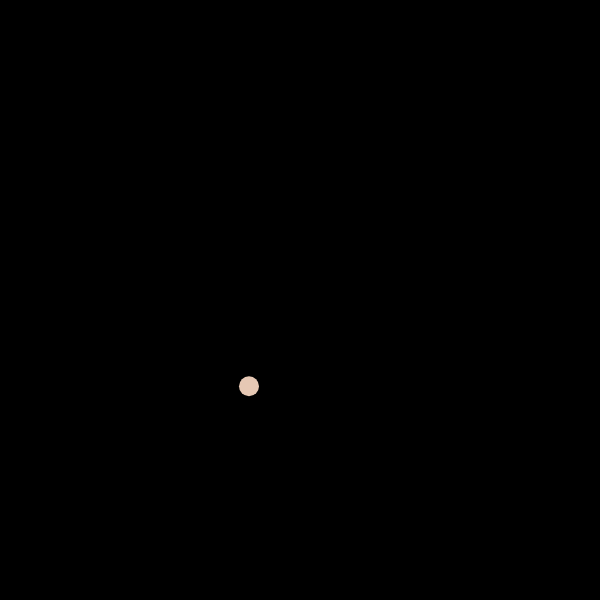
Frame 1 (no input)
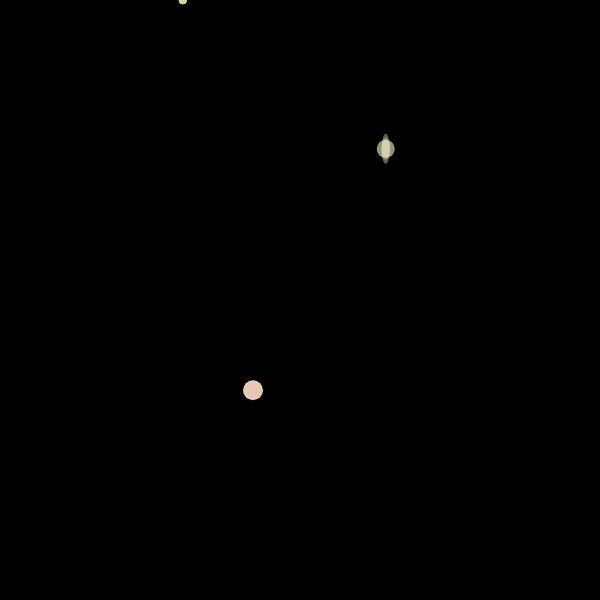
Frame 60 (no input)
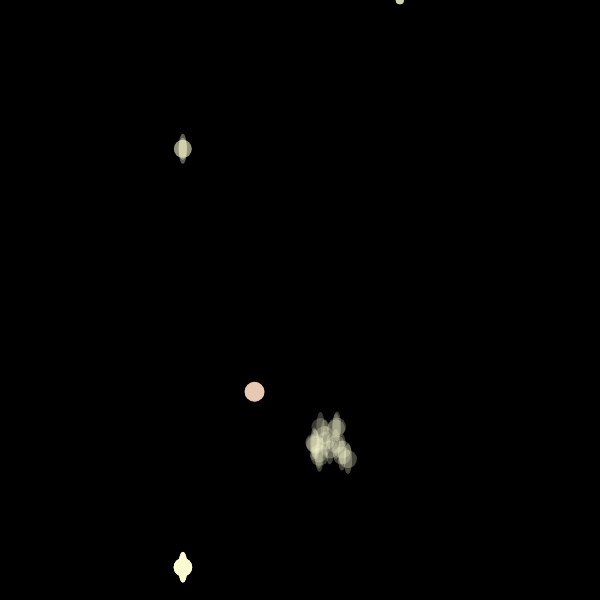
Frame 120 (the mouse pressed at the canvas centre since frame 60)

The p5.js sketch that drew these frames (run headless with seeded random() and noise() and a simulated clock; from frame 60 on, the mouse is pressed at the canvas centre):

// p5.js sketch
// ── sketch.js


let generators = [];

let particles = [];

let attractor;

let drops = [];

let frameInterval;

let flag = true;

let xoff = 1, yoff  =1;
let inc = 0.1;

function setup() {
  createCanvas(600, 600);

  for(let i = 0; i < 3; i++){
    generators.push(createVector(random(width/6, width/6 * 5), 0));
  }
  
  attractor = createVector(random(width/4, width/4 * 3), random(width/4, width/4 * 3));
  

  
  frameInterval = floor(random(180, 360));
  //console.log(frameInterval);
}

function draw() {
  background(0);
  
  //frameRate(30)
  
  xoff += inc;
  yoff += inc;
  
    strokeWeight(20);
  stroke(230, 200, 180);
  point(attractor.x + map(noise(xoff, yoff), 0, 1, -10, 10), attractor.y + map(noise(xoff, yoff), 0, 1, -10, 10));
  
  if(frameCount % frameInterval == 0){
    let randomIndex = floor(random(0, 3));
    generators[randomIndex] = createVector(random(width/6, width/6 * 5), 0);
  }
  
  if(frameCount % 30 == 0 && flag){
    
    let randomIndex = floor(random(0, 3));
    //console.log(randomIndex);
    particles.push(new Particle(generators[randomIndex].x, 0));
    
  }
  
  for(let i = 0; i < particles.length; i++){
    particles[i].update();
    particles[i].display();
    if(particles[i].checkContact() && flag){
      //flag = false
      let r = particles[i].explode();
      drops = concat(drops, r[1]);
      particles.splice(i, 1);
      i--;
    }
  }
  
  //console.log(drops.length);
  for(let i = 0 ; i < drops.length; i++){
    if(drops[i].isAtLight(attractor)){
      console.log("YES");
      drops.splice(i, 1);
      i--;
    }else{
      drops[i].seek(attractor);
      drops[i].update();
      drops[i].display();
    }
  }
  
  console.log(particles.length + drops.length);
  
  
  
}
// ── drop.js
class Drop{
  
  constructor(particle, follow){
    let min_ = -0.5;
    let max_ = 0.5;
    this.startPos = particle.pos;
    this.particle = particle;
    this.particle.vel = createVector(random(min_, max_), random(min_, max_));
    this.follow = follow;
    this.alpha = 90;
  }
  
  display(){
    this.particle.display(this.alpha);
  }
  
  update(){
    this.particle.update();
  }
  
  seek(attractor){
    let maxDis = p5.Vector.sub(attractor, this.starPos).mag();
    let minDis = 0;
    let dir = p5.Vector.sub(attractor, this.particle.pos);
    //console.log(dir.mag());
    this.alpha = map(dir.mag(), minDis, maxDis, 15, 100)
    
    //console.log(this.alpha);
    this.particle.follow(attractor);
  }
  
  isAtLight(attractor){
    if(this.alpha <= 20){
      return true;
    }else{
      return false;
    }
  }
  
}
// ── particle.js
class Particle {
  
  constructor(x, y){
    this.pos = createVector(x, y);
    this.prevPos = createVector(x, y)
    this.vel = createVector(0, 0);
    this.acc = createVector(0, 0.3);
    this.explosionPoint = createVector(this.pos.x, random(width/4 * 3, width));
    this.scaleFactor = random(0.3, 0.5);
  }
  
  display(alpha){
    
    if(!alpha){
      alpha = 90;
    }
    
    strokeWeight(0);
    stroke(255);
    let stretch = lerp(0, this.prevPos.y, 0.3 + this.scaleFactor)
    stretch = constrain(stretch, 8, 30);
    fill(255, 255, 255, alpha);
    ellipse(this.prevPos.x, this.prevPos.y, 8 + this.scaleFactor, stretch);
    stretch = lerp(0, this.prevPos.y, 0.15)
    stretch = constrain(stretch, 8, 30);
    fill(255, 255, 180, alpha);
    ellipse(this.prevPos.x, this.prevPos.y, 8 + this.scaleFactor, stretch);
    
    let size = constrain(stretch, 5, 18);
    fill(255, 255, 255, alpha);
    ellipse(this.pos.x, this.pos.y, size, size);
    fill(255, 255, 180, alpha);
    ellipse(this.pos.x, this.pos.y, size, size);
    

    //point(this.pos.x, this.pos.y);
  }
  
  update(){
    this.prevPos = this.pos;
    this.vel.add(this.acc);
    this.pos.add(this.vel);
  }
  
  checkContact(){
    if(this.pos.y >= this.explosionPoint.y){
      return true
    }else{
      return false;
    }
  }
  
  explode(){
    let drops = [];
    drops[0] = [];
    drops[1] = [];
      for(let i = 0; i < 15; i++){
        let p = new Particle(this.pos.x, this.pos.y);
        drops[0].push(new Drop(p, false));
        let d = new Drop(p, true);
        drops[1].push(d);
      }
    return drops;
  }
  
  follow(attractor){
    let dir = p5.Vector.sub(attractor, this.pos);
    dir.normalize();
    dir.mult(0.1);
    this.acc = dir;
  }
  
}
// ── style.css
html, body {
  margin: 0;
  padding: 0;
}
canvas {
  display: block;
  filter: blur(5px) contrast(5);
}
